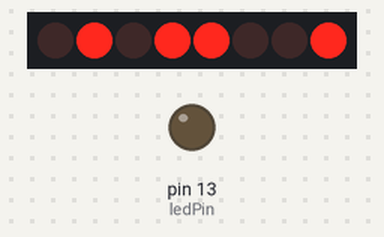
Recording of a sketch running on a simulated Arduino Uno, built with avr-gcc and run on an emulated ATmega328P. Shown: 8 port-expander outputs drawn as a row of LEDs (first output left, lit = HIGH), output pins drawn as LEDs (lit = HIGH). Wiring (inferred from the names in the program): PCF8574 port expander at I2C address 0x3E. Wiring (inferred from the signals the program sends): row of LEDs: on Q0, Q1, Q2, Q3, Q4, Q5, Q6, Q7. Pins used as bus, display or sensor lines are not drawn.

Above: at 1.2 s.
At 3.31 s:
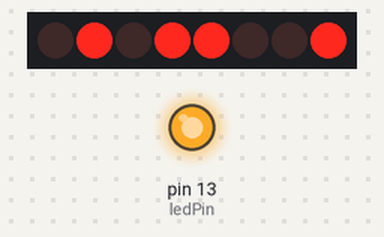
Timing chart, 0 to 3.9 s (numbered marks = the images above):
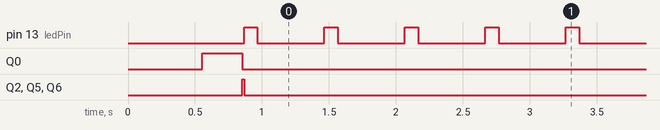

The sketch:

aitendo_lcd.ino
```cpp
#include <Wire.h>

// Arduino     i2c-lcd
// Dig 2 ----- 1pin rst (pull-up 10k ohm)
// Ana 5 ----- 2pin scl (pull-up 2.2k ohm)
// Ana 4 ----- 3pin sda (pull-up 2.2k ohm)
// GND ------- 4pin
// 5V -------- 5pin

int ledPin = 13;
int resetPin = 2;
int sdaPin = 18; // analog pin 4
int sclPin = 19; // analog pin 5
int i2cadr = 0x3e;
byte contrast = 40; // 0-63 5V系だとかなり少なくする

void lcd_cmd(byte x)
{
  Wire.beginTransmission(i2cadr);
  Wire.write(0x00);
  Wire.write(x);
  Wire.endTransmission();
}

void lcd_data(byte x)
{
  Wire.beginTransmission(i2cadr);
  Wire.write(0x40);
  Wire.write(x);
  Wire.endTransmission();
}

void lcd_puts(const char *s)
{
  while(*s) lcd_data(*s++);
}

void lcd_init()
{
  // reset
  delay(500);
  pinMode(resetPin, OUTPUT);
  digitalWrite(resetPin, LOW);
  delay(1);
  digitalWrite(resetPin, HIGH);
  delay(10);
  // LCD initialize
  delay(40);
  Wire.begin();
  lcd_cmd(0x38); // function set
  lcd_cmd(0x39); // function set
  lcd_cmd(0x14); // interval osc
  lcd_cmd(0x70 | (contrast & 15)); // contrast low
  lcd_cmd(0x5c | (contrast >> 4 & 3)); // contrast high / icon / power
  lcd_cmd(0x6c); // follower control
  delay(300);
  lcd_cmd(0x38); // function set
  lcd_cmd(0x0c); // display on
  lcd_cmd(0x01); // clear display
  delay(2);
}

void lcd_move(byte pos){
  lcd_cmd(0x80 | pos);
}

void setup()
{
  lcd_init();
  lcd_puts("Hello, Arduino!");
  lcd_move(0x40);
  lcd_puts("i2c LCD module");

  pinMode(ledPin, OUTPUT); // Lチカ
}

void loop()
{
  digitalWrite(ledPin, HIGH);
  delay(100);
  digitalWrite(ledPin, LOW);
  delay(500);
}
```

Measured:
- by itself, pin 13 (ledPin): alternates HIGH for 0.10 s and LOW for 0.50 s
- by itself, Q2, Q5, Q6: HIGH → LOW at 0.87 s
